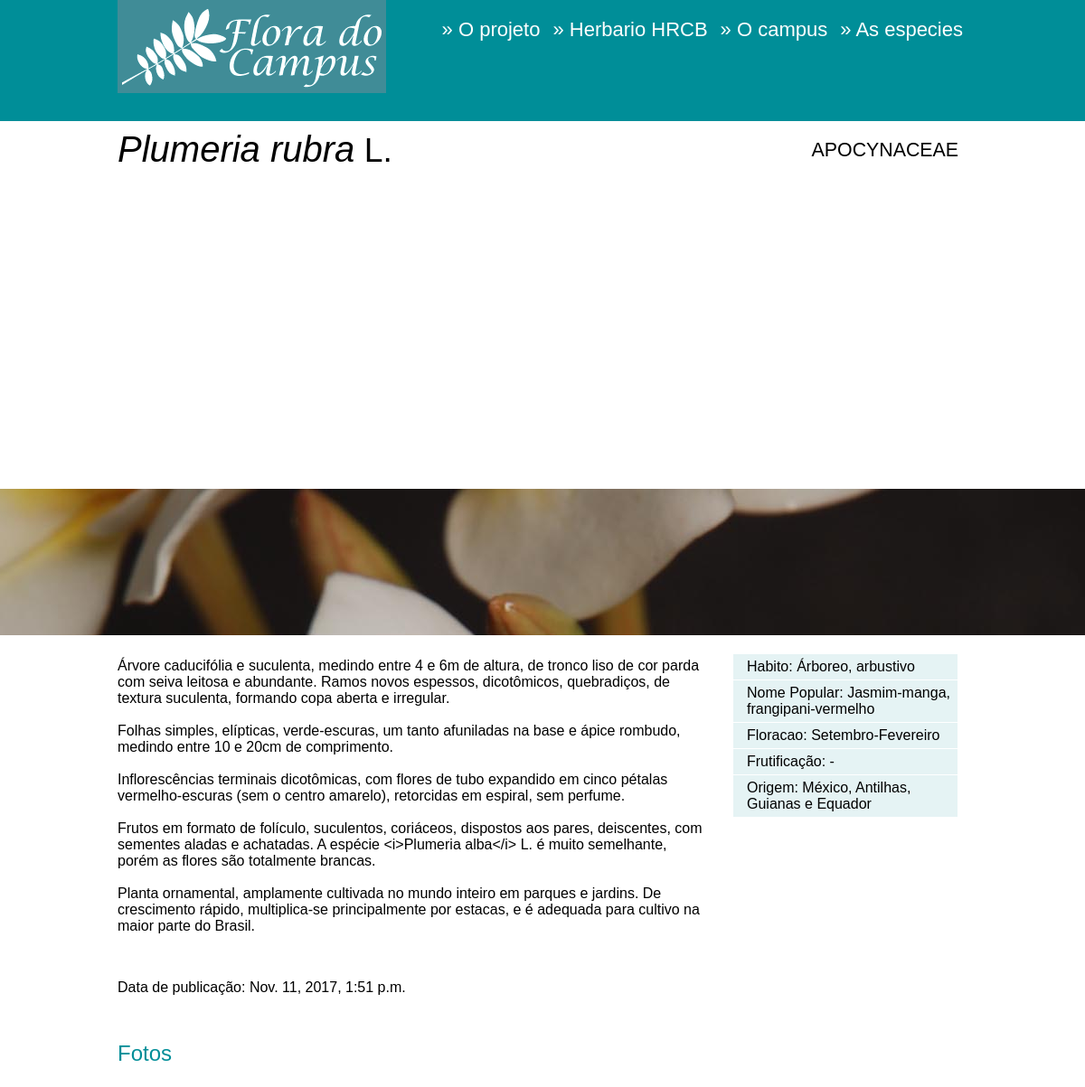
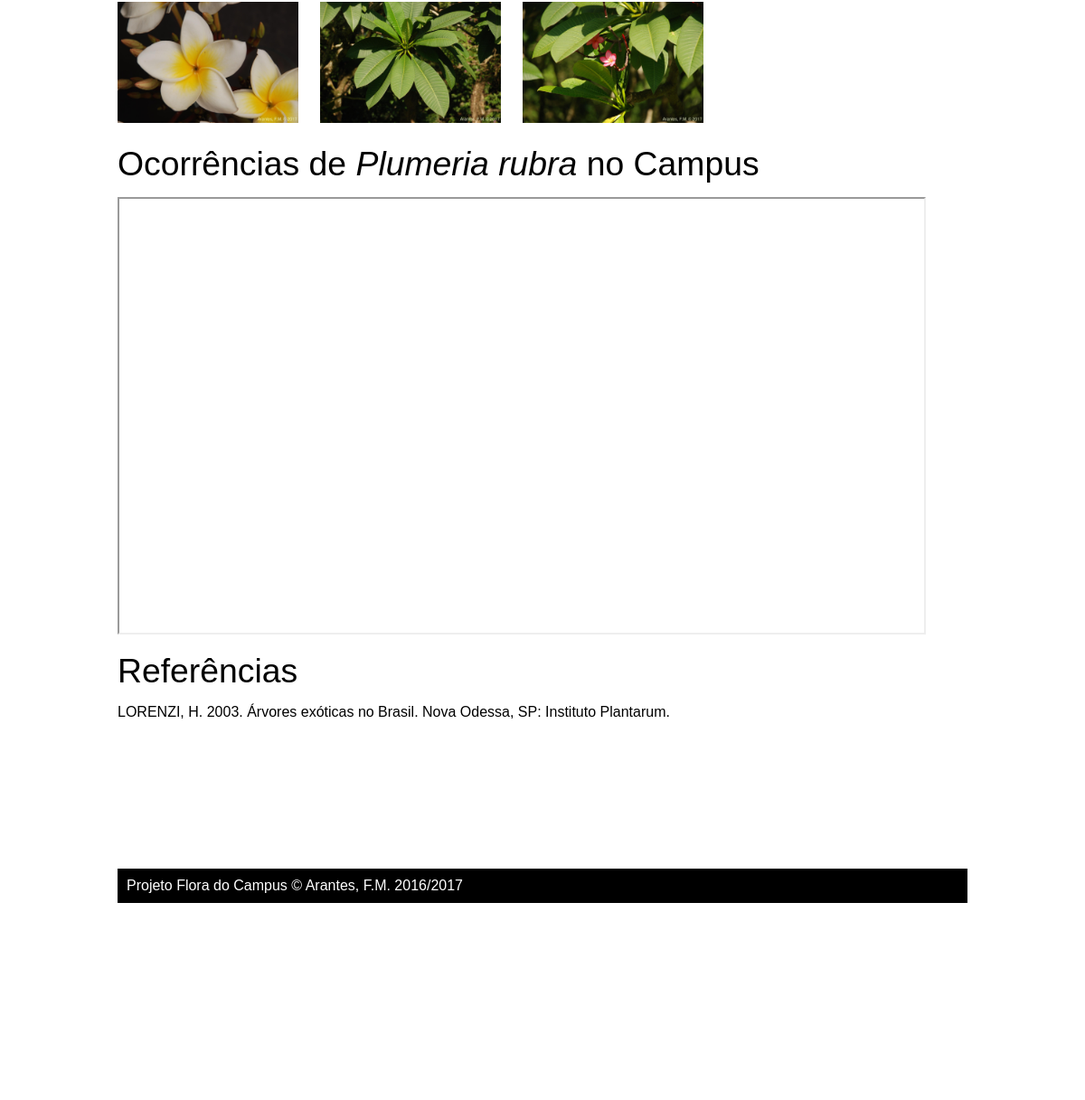
The page /post/10/ on the database its author committed (2 pictures, top to bottom).
### flora/models.py (models this page shows, shortened)
class Post(models.Model):
    author = models.ForeignKey('auth.User')
    title = models.CharField(max_length=200)
    familia = models.CharField(max_length=300)
    genero = models.CharField(max_length=300)
    especie = models.CharField(max_length=300)
    autor = models.CharField(max_length=300)
    texto = models.TextField()
    habito = models.CharField(max_length=300)
    vernacular = models.CharField(max_length=300)
    floracao = models.CharField(max_length=300)
    frutificacao = models.CharField(max_length=300)
    origem = models.CharField(max_length=300)
    mapa = models.TextField()
    referencias = models.TextField()
    created_date = models.DateTimeField(
            default=timezone.now)
    published_date = models.DateTimeField(
            blank=True, null=True)
    def endereco_imagem(self, foto=1):
        return 'imagens/{0}-{1}/{0}-{1}-{2}.jpg'.format(self.genero, self.especie, foto)
    def todas_imagens(self):
        pasta_do_genero = 'imagens/{}-{}'.format(self.genero, self.especie)
        caminho_completo_da_pasta = '{}/{}'.format(settings.STATIC_ROOT,pasta_do_genero)
        if not os.path.exists(caminho_completo_da_pasta):
            return []
        imagens_encontradas = []
        for img in os.listdir  (caminho_completo_da_pasta):
            if not img.startswith('ico'):
               img_dict = {}
               img_dict['img'] = '{}/{}'.format(pasta_do_genero, img)
               img_dict['ico'] = '{}/ico-{}'.format(pasta_do_genero, img)
               imagens_encontradas.append(img_dict)
        return imagens_encontradas

### flora/views.py (the view)
# urls.py: url(r'^post/(?P<pk>[0-9]+)/$', views.post_detail),
def post_detail(request, pk):
    post = get_object_or_404(Post, pk=pk)
    return render(request, 'flora/post_detail.html', {'post': post})

### flora/templates/flora/post_detail.html (shortened to what this page needs)
{% extends 'flora/base.html' %}
{% load static %}
{% block content %}
    <div id="title">
      <div>
          <h1><em>{{ post.genero }} {{ post.especie }}</em> {{ post.autor }}</h1>
          <h2>{{ post.familia }}</h2>
      </div>
    </div>
    <div id="big-image" style="background: url({% static post.endereco_imagem %}) no-repeat center center fixed; ">
    </div>
    <div id="information">
      <div>
          <ul>
            <li>Habito: {{ post.habito }}</li>
            <li>Nome Popular: {{ post.vernacular }}</li>
            <li>Floracao: {{ post.floracao }}</li>
            <li>Frutificação: {{ post.frutificacao }}</li>
            <li>Origem: {{ post.origem }} </li>
          </ul>
        <p>
          {{ post.texto|linebreaksbr }}
        </p>
        {% if post.published_date %}
        <p>
          Data de publicação: {{ post.published_date }}
        </p>
        {% endif %}
      </div>
    </div>
<div id="photos">
<div>
<h1>Fotos</h1>
<ul>
{% for img_dict in post.todas_imagens %}
<li>
<a class="example-image-link" href="{% static img_dict.img %}" data-lightbox="example-set" data-title="">
<img class="example-image" src="{% static img_dict.img %}" width="200px" height="134px">
</a>
</li>
{% endfor %}
</ul>
</div>
</div>
    <div id="map">
      <div>
        <h1>Ocorrências de <em>{{ post.genero }} {{ post.especie }}</em> no Campus</h1>
<iframe src="https://www.google.com/maps/d/embed?mid={{ post.mapa }}" width="890" height="480"></iframe>
      </div>
    </div>
  <div id="reference">
      <div>
        <h1>Referências</h1>
          <p>{{ post.referencias|linebreaksbr }}</p>
      </div>
    </div>
{% endblock %}

### flora/templates/flora/base.html (shortened to what this page needs)
{% load staticfiles %}
<!DOCTYPE html>
<html>
  <head>
	<link rel="stylesheet" href="{% static 'css/flora.css' %}">
  <link rel="stylesheet" href="{% static 'css/lightbox.min.css' %}">
  </head>
  <body>
    <div id="header">
      <div>
        <img src="{% static 'imagens/logo-flora-do-campus.png' %}">
          <ul>
            <li><a href="projeto.html">O projeto</a></li>
            <li><a href="hrcb.html">Herbario HRCB</a></li>
            <li><a href="">O campus</a></li>
            <li><a href="{% url 'flora.views.post_list' %}">As especies</a></li>
          </ul>
      </div>
    </div>
      {% block content %}
      {% endblock %}
    <div id="footer" style="background: url({% static post.endereco_imagem %}) no-repeat center center fixed; ">
      <div>
         <ul>
            <li><a href="projeto.html">O projeto</a></li>
            <li><a href="hrcb.html">Herbario HRCB</a></li>
            <li><a href="">O campus</a></li>
            <li><a href="{% url 'flora.views.post_list' %}">As especies</a></li>
          </ul>
      </div>
      <div><p>Projeto Flora do Campus &copy; Arantes, F.M. 2016/2017</p></div>
    </div>
  </body>
</html>

### flora/static/css/flora.css (style rules this page uses)
* { margin: 0; padding: 0; font-weight: normal; }
h1 { font-family: sans-serif; font-size: 28pt; font-weight: normal; margin-top: 15px; margin-bottom: 15px; }
h2 { font-family: sans-serif; font-size: 16pt; font-weight: normal; }
#header { height: 134px; background-color: #008e98; }
#header div { max-width: 940px; margin: 0 auto; padding: 0 10px; clear: both; }
#header div img { float: left; }
#header div ul { display: inline-block; float: right; margin: 0; padding: 20px 0; text-align: right; }
#header div ul li { color: #fff; display: inline; padding: 0 5px; }
#header div ul li a { font-family: sans-serif; font-size: 22px; text-decoration: none; color: #fff; }
#header div ul li a:before { content: "\0BB \020"; }
#title { background-color: #fff; font-family: Verdana, sans-serif; }
#title div { max-width: 940px; margin: 0 auto; padding: 0 10px; clear: both; }
#title div h1 { font-size: 28pt; float: left; margin-top: 9px; }
#title div h1 em { font-size: 30pt; }
#title div h2 { float: right; margin-top: 20px; margin-right: 10px; text-transform: uppercase; }
#big-image { clear: both; height: 500px; -webkit-background-size: cover; -moz-background-size: cover; -o-background-size: cover; background-size: cover; }
#information div { max-width: 940px; margin: 0 auto; padding: 0 10px; clear: both; }
#information div p { font-family: Verdana, sans-serif; font-size: 12pt; width: 650px; margin-top: 9px; display: inline-block; margin-top: 25px; margin-bottom: 25px; }
#information div ul { display: inline-block; width: 250px; margin-top: 20px; margin-right: 10px; float: right; }
#information div ul li { font-family: Verdana, sans-serif; font-size: 12pt; list-style: none; background-color: #e5f3f4; padding: 5px 5px 5px 15px; margin: 1px; }
#photos div { max-width: 940px; margin: 0 auto; padding: 0 10px; clear: both; }
#photos div h1 { font-family: Verdana, sans-serif; font-size: 18pt; width: 650px; margin-top: 9px; display: inline-block; margin-top: 25px; margin-bottom: 25px; color: #008e98; clear: both; }
#photos div ul { float: left; width: 900px; }
#photos div ul li { display: inline; list-style: none; padding: 0; margin: 0; }
#photos div ul li a { text-decoration: none; }
#photos div ul li img { margin: 0 20px 20px 0; }
#map { clear: both; }
#map div { max-width: 940px; margin: 0 auto; padding: 0 10px; clear: both; }
#reference div { clear: both; max-width: 940px; margin: 0 auto; padding: 0 10px; clear: both; }
#reference div p { font-family: sans-serif; font-size: 12pt; margin-bottom: 10px; }
#footer { height: 400px; background-color: #696969; clear: both; padding-top: 10px; }
#footer div { max-width: 940px; margin: 0 auto; padding: 0 10px; clear: both; }
#footer div p { padding: 10px; font-family: sans-serif; font-size: 12pt; color: #fff; background-color: #000; }
#footer div ul { list-style-type: none; display: block; float: right; margin: 0; padding: 20px 0; text-align: right; }
#footer div ul li { color: #fff; padding: 0 5px; }
#footer div ul li a { font-family: sans-serif; font-size: 22px; text-decoration: none; color: #fff; }
#footer div ul li a:before { content: "\0BB \020"; }

### rows shown on the page
Post: genero "Plumeria", especie "rubra", autor "L.", familia "APOCYNACEAE", genero+especie (picture), habito "Árboreo, arbustivo", vernacular "Jasmim-manga, frangipani-vermelho", floracao "Setembro-Fevereiro", frutificacao "-", origem "México, Antilhas, Guianas e Equador", texto "Árvore caducifólia e suculenta, medindo entre 4 e 6m de altura, de tronco liso de cor parda com seiva leitosa e abundante. Ramos novos espessos, dicotômicos, quebradiços, de textura suculenta, formando copa aberta e irregular. Folhas simples, elípticas, verde-escuras, um tanto afuniladas na base e ápice rombudo, medindo entre 10 e 20cm de comprimento. Inflorescências terminais dicotômicas, com flores de tubo expandido em cinco pétalas vermelho-escuras (sem o centro amarelo), retorcidas em espiral, sem perfume. Frutos em formato de folículo, suculentos, coriáceos, dispostos aos pares, deiscentes, com sementes aladas e achatadas. A espécie <i>Plumeria alba</i> L. é muito semelhante, porém as…", published_date "Nov. 11, 2017, 1:51 p.m.", referencias "LORENZI, H. 2003. Árvores exóticas no Brasil. Nova Odessa, SP: Instituto Plantarum."
